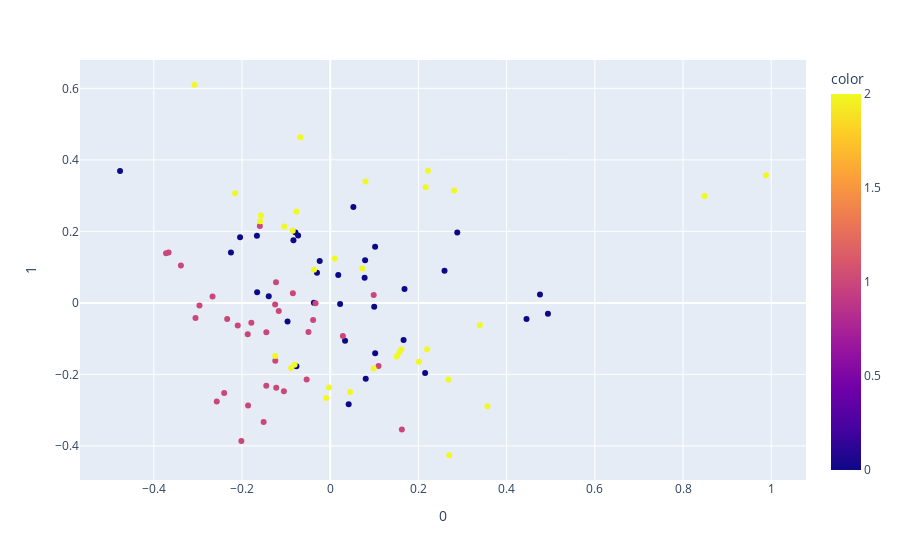

The cell this chart's notebook holds for it:
### Code cell
import plotly.express as px

total_var = pca.explained_variance_ratio_.sum() * 100
print(total_var)

labels = {
    str(i): f"PC {i+1} ({var:.1f}%)"
    for i, var in enumerate(pca.explained_variance_ratio_ * 100)
}

fig = px.scatter(X_train, x=0, y=1, color=y_train)
fig.show()
